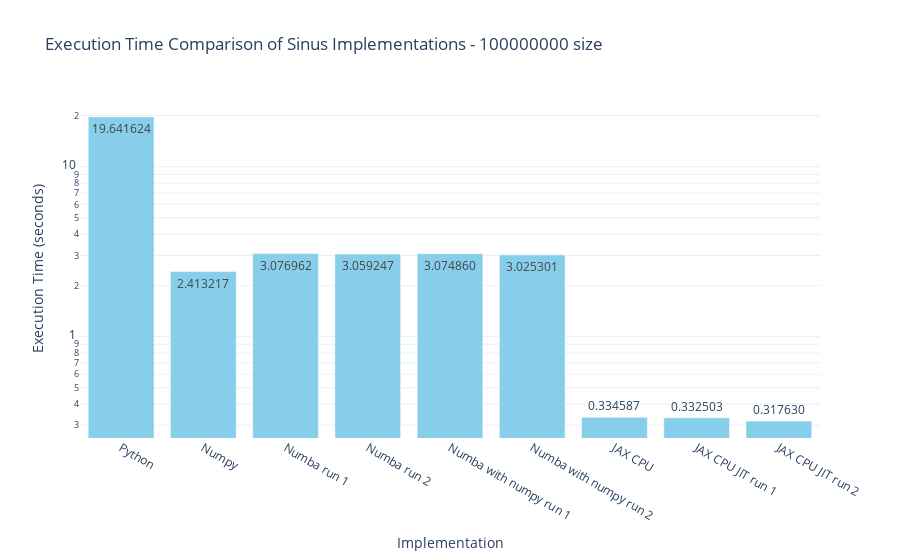

Notebook source saved alongside this figure:
### Markdown cell above
## Plot comparison

### Code cell
labels = [
    "Python",
    "Numpy",
    "Numba run 1",
    "Numba run 2",
    "Numba with numpy run 1",
    "Numba with numpy run 2",
    "JAX CPU",
    "JAX CPU JIT run 1",
    "JAX CPU JIT run 2",
]

times = [
    time_python,
    time_numpy,
    time_numba_1,
    time_numba_2,
    time_numba_numpy_1,
    time_numba_numpy_2,
    time_jax_cpu,
    time_jax_cpu_jit_1,
    time_jax_cpu_jit_2,
]

fig = go.Figure(data=[go.Bar(
    x=labels,
    y=times,
    text=[f'{t:.6f}' for t in times],
    textposition='auto',
    marker_color='skyblue'
)])

fig.update_layout(
    title=f"Execution Time Comparison of Sinus Implementations - {x_numpy.size} size",
    xaxis_title="Implementation",
    yaxis_title="Execution Time (seconds)",
    yaxis=dict(type="log"),
    template="plotly_white"
)

fig.write_html("sinus_benchmark_CPU_only.html")
fig.write_image("sinus_benchmark_CPU_only.png")
fig.show()

### Figure 1 — Plotly figure (JSON) as saved in the notebook; plotly's stock layout.template omitted (floating-point values rounded to 4 significant figures)
{"data": [{"marker": {"color": "skyblue"}, "text": ["19.641624", "2.413217", "3.076962", "3.059247", "3.074860", "3.025301", "0.334587", "0.332503", "0.317630"], "textposition": "auto", "type": "bar", "x": ["Python", "Numpy", "Numba run 1", "Numba run 2", "Numba with numpy run 1", "Numba with numpy run 2", "JAX CPU", "JAX CPU JIT run 1", "JAX CPU JIT run 2"], "y": [19.64, 2.413, 3.077, 3.059, 3.075, 3.025, 0.3346, 0.3325, 0.3176]}], "layout": {"title": {"text": "Execution Time Comparison of Sinus Implementations - 100000000 size"}, "xaxis": {"title": {"text": "Implementation"}}, "yaxis": {"title": {"text": "Execution Time (seconds)"}, "type": "log"}}}
